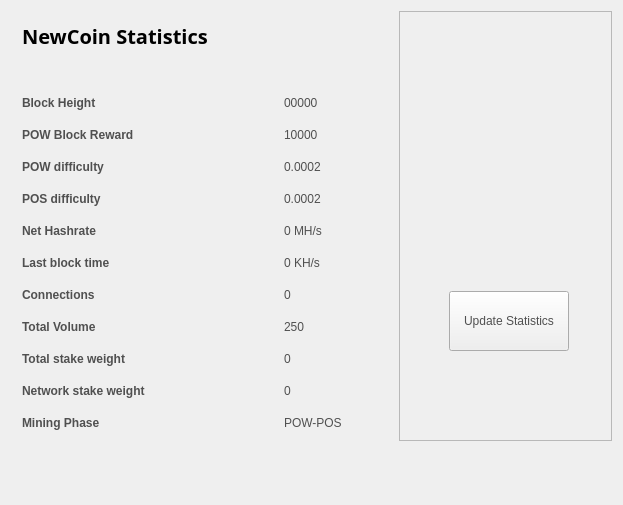
<?xml version="1.0" encoding="UTF-8"?>
<ui version="4.0">
 <class>StatisticsPage</class>
 <widget class="QWidget" name="StatisticsPage">
  <property name="windowModality">
   <enum>Qt::NonModal</enum>
  </property>
  <property name="geometry">
   <rect>
    <x>0</x>
    <y>0</y>
    <width>623</width>
    <height>505</height>
   </rect>
  </property>
  <property name="windowTitle">
   <string>Digging</string>
  </property>
  <property name="styleSheet">
   <string notr="true">color:#505050;
font-family:'Open Sans,sans-serif';</string>
  </property>
  <layout class="QGridLayout" name="gridLayout">
   <property name="sizeConstraint">
    <enum>QLayout::SetMaximumSize</enum>
   </property>
   <item row="0" column="1">
    <widget class="QFrame" name="frame">
     <property name="minimumSize">
      <size>
       <width>213</width>
       <height>0</height>
      </size>
     </property>
     <property name="frameShape">
      <enum>QFrame::StyledPanel</enum>
     </property>
     <property name="frameShadow">
      <enum>QFrame::Raised</enum>
     </property>
     <widget class="QPushButton" name="startButton">
      <property name="geometry">
       <rect>
        <x>50</x>
        <y>280</y>
        <width>120</width>
        <height>60</height>
       </rect>
      </property>
      <property name="sizePolicy">
       <sizepolicy hsizetype="Fixed" vsizetype="Fixed">
        <horstretch>0</horstretch>
        <verstretch>0</verstretch>
       </sizepolicy>
      </property>
      <property name="minimumSize">
       <size>
        <width>120</width>
        <height>60</height>
       </size>
      </property>
      <property name="autoFillBackground">
       <bool>false</bool>
      </property>
      <property name="styleSheet">
       <string notr="true"/>
      </property>
      <property name="text">
       <string>Update Statistics</string>
      </property>
     </widget>
     <widget class="QLabel" name="label">
      <property name="geometry">
       <rect>
        <x>10</x>
        <y>10</y>
        <width>191</width>
        <height>191</height>
       </rect>
      </property>
      <property name="text">
       <string/>
      </property>
      <property name="pixmap">
       <pixmap resource="../bitcoin.qrc">:/icons/coinbg</pixmap>
      </property>
      <property name="scaledContents">
       <bool>true</bool>
      </property>
     </widget>
    </widget>
   </item>
   <item row="0" column="0">
    <widget class="QFrame" name="gridFrame_2">
     <layout class="QGridLayout" name="gridLayout_4">
      <item row="3" column="0">
       <layout class="QFormLayout" name="formLayout_2">
        <property name="fieldGrowthPolicy">
         <enum>QFormLayout::FieldsStayAtSizeHint</enum>
        </property>
        <property name="horizontalSpacing">
         <number>139</number>
        </property>
        <property name="verticalSpacing">
         <number>18</number>
        </property>
        <property name="rightMargin">
         <number>0</number>
        </property>
        <item row="1" column="0">
         <widget class="QLabel" name="label_14">
          <property name="text">
           <string>&lt;html&gt;&lt;head/&gt;&lt;body&gt;&lt;p&gt;&lt;span style=&quot; font-weight:600;&quot;&gt;Block Height&lt;/span&gt;&lt;/p&gt;&lt;/body&gt;&lt;/html&gt;</string>
          </property>
         </widget>
        </item>
        <item row="1" column="1">
         <widget class="QLabel" name="heightBox">
          <property name="text">
           <string>00000</string>
          </property>
         </widget>
        </item>
        <item row="2" column="0">
         <widget class="QLabel" name="label_12">
          <property name="text">
           <string>&lt;html&gt;&lt;head/&gt;&lt;body&gt;&lt;p&gt;&lt;span style=&quot; font-weight:600;&quot;&gt;POW Block Reward&lt;/span&gt;&lt;/p&gt;&lt;/body&gt;&lt;/html&gt;</string>
          </property>
         </widget>
        </item>
        <item row="2" column="1">
         <widget class="QLabel" name="rewardBox">
          <property name="text">
           <string>10000</string>
          </property>
         </widget>
        </item>
        <item row="3" column="0">
         <widget class="QLabel" name="label_13">
          <property name="text">
           <string>&lt;html&gt;&lt;head/&gt;&lt;body&gt;&lt;p&gt;&lt;span style=&quot; font-weight:600;&quot;&gt;POW difficulty&lt;/span&gt;&lt;/p&gt;&lt;/body&gt;&lt;/html&gt;</string>
          </property>
         </widget>
        </item>
        <item row="3" column="1">
         <widget class="QLabel" name="diffBox">
          <property name="text">
           <string>0.0002</string>
          </property>
         </widget>
        </item>
        <item row="4" column="0">
         <widget class="QLabel" name="label_9">
          <property name="text">
           <string>&lt;html&gt;&lt;head/&gt;&lt;body&gt;&lt;p&gt;&lt;span style=&quot; font-weight:600;&quot;&gt;POS difficulty&lt;/span&gt;&lt;/p&gt;&lt;/body&gt;&lt;/html&gt;</string>
          </property>
         </widget>
        </item>
        <item row="4" column="1">
         <widget class="QLabel" name="diffBox2">
          <property name="text">
           <string>0.0002</string>
          </property>
         </widget>
        </item>
        <item row="5" column="1">
         <widget class="QLabel" name="pawrateBox">
          <property name="text">
           <string>0 MH/s</string>
          </property>
         </widget>
        </item>
        <item row="6" column="0">
         <widget class="QLabel" name="label3_2">
          <property name="sizePolicy">
           <sizepolicy hsizetype="Preferred" vsizetype="Maximum">
            <horstretch>0</horstretch>
            <verstretch>0</verstretch>
           </sizepolicy>
          </property>
          <property name="text">
           <string>&lt;html&gt;&lt;head/&gt;&lt;body&gt;&lt;p&gt;&lt;span style=&quot; font-weight:600;&quot;&gt;Last block time&lt;/span&gt;&lt;/p&gt;&lt;/body&gt;&lt;/html&gt;</string>
          </property>
         </widget>
        </item>
        <item row="6" column="1">
         <widget class="QLabel" name="localBox">
          <property name="text">
           <string>0 KH/s</string>
          </property>
         </widget>
        </item>
        <item row="7" column="0">
         <widget class="QLabel" name="label1_2">
          <property name="text">
           <string>&lt;html&gt;&lt;head/&gt;&lt;body&gt;&lt;p&gt;&lt;span style=&quot; font-weight:600;&quot;&gt;Connections&lt;/span&gt;&lt;/p&gt;&lt;/body&gt;&lt;/html&gt;</string>
          </property>
         </widget>
        </item>
        <item row="7" column="1">
         <widget class="QLabel" name="connectionBox">
          <property name="text">
           <string>0</string>
          </property>
         </widget>
        </item>
        <item row="8" column="0">
         <widget class="QLabel" name="label_8">
          <property name="text">
           <string>&lt;html&gt;&lt;head/&gt;&lt;body&gt;&lt;p&gt;&lt;span style=&quot; font-weight:600;&quot;&gt;Total Volume&lt;/span&gt;&lt;/p&gt;&lt;/body&gt;&lt;/html&gt;</string>
          </property>
         </widget>
        </item>
        <item row="8" column="1">
         <widget class="QLabel" name="volumeBox">
          <property name="text">
           <string>250</string>
          </property>
         </widget>
        </item>
        <item row="9" column="0">
         <widget class="QLabel" name="label_10">
          <property name="text">
           <string>&lt;html&gt;&lt;head/&gt;&lt;body&gt;&lt;p&gt;&lt;span style=&quot; font-weight:600;&quot;&gt;Total stake weight&lt;/span&gt;&lt;/p&gt;&lt;/body&gt;&lt;/html&gt;</string>
          </property>
         </widget>
        </item>
        <item row="9" column="1">
         <widget class="QLabel" name="minBox">
          <property name="text">
           <string>0</string>
          </property>
         </widget>
        </item>
        <item row="10" column="0">
         <widget class="QLabel" name="label_11">
          <property name="text">
           <string>&lt;html&gt;&lt;head/&gt;&lt;body&gt;&lt;p&gt;&lt;span style=&quot; font-weight:600;&quot;&gt;Network stake weight&lt;/span&gt;&lt;/p&gt;&lt;/body&gt;&lt;/html&gt;</string>
          </property>
         </widget>
        </item>
        <item row="10" column="1">
         <widget class="QLabel" name="maxBox">
          <property name="text">
           <string>0</string>
          </property>
         </widget>
        </item>
        <item row="11" column="0">
         <widget class="QLabel" name="label_15">
          <property name="text">
           <string>&lt;html&gt;&lt;head/&gt;&lt;body&gt;&lt;p&gt;&lt;span style=&quot; font-weight:600;&quot;&gt;Mining Phase&lt;/span&gt;&lt;/p&gt;&lt;/body&gt;&lt;/html&gt;</string>
          </property>
         </widget>
        </item>
        <item row="11" column="1">
         <widget class="QLabel" name="cBox">
          <property name="text">
           <string>POW-POS</string>
          </property>
         </widget>
        </item>
        <item row="5" column="0">
         <widget class="QLabel" name="label_16">
          <property name="text">
           <string>&lt;html&gt;&lt;head/&gt;&lt;body&gt;&lt;p&gt;&lt;span style=&quot; font-weight:600;&quot;&gt;Net Hashrate&lt;/span&gt;&lt;/p&gt;&lt;/body&gt;&lt;/html&gt;</string>
          </property>
         </widget>
        </item>
       </layout>
      </item>
      <item row="1" column="0">
       <layout class="QHBoxLayout" name="horizontalLayout_4">
        <property name="spacing">
         <number>7</number>
        </property>
        <item>
         <widget class="QLabel" name="label_5">
          <property name="font">
           <font>
            <family>Open Sans,sans-serif</family>
           </font>
          </property>
          <property name="text">
           <string>&lt;html&gt;&lt;head/&gt;&lt;body&gt;&lt;p&gt;&lt;span style=&quot; font-size:20px; font-weight:600; color:#000000;&quot;&gt;NewCoin Statistics&lt;/span&gt;&lt;/p&gt;&lt;/body&gt;&lt;/html&gt;</string>
          </property>
         </widget>
        </item>
        <item>
         <spacer name="horizontalSpacer_2">
          <property name="orientation">
           <enum>Qt::Horizontal</enum>
          </property>
          <property name="sizeHint" stdset="0">
           <size>
            <width>40</width>
            <height>20</height>
           </size>
          </property>
         </spacer>
        </item>
       </layout>
      </item>
      <item row="2" column="0">
       <spacer name="verticalSpacer_2">
        <property name="orientation">
         <enum>Qt::Vertical</enum>
        </property>
        <property name="sizeHint" stdset="0">
         <size>
          <width>20</width>
          <height>40</height>
         </size>
        </property>
       </spacer>
      </item>
     </layout>
    </widget>
   </item>
   <item row="1" column="0">
    <spacer name="verticalSpacer">
     <property name="orientation">
      <enum>Qt::Vertical</enum>
     </property>
     <property name="sizeHint" stdset="0">
      <size>
       <width>20</width>
       <height>40</height>
      </size>
     </property>
    </spacer>
   </item>
  </layout>
 </widget>
 <layoutdefault spacing="6" margin="11"/>
 <resources/>
 <connections/>
</ui>
